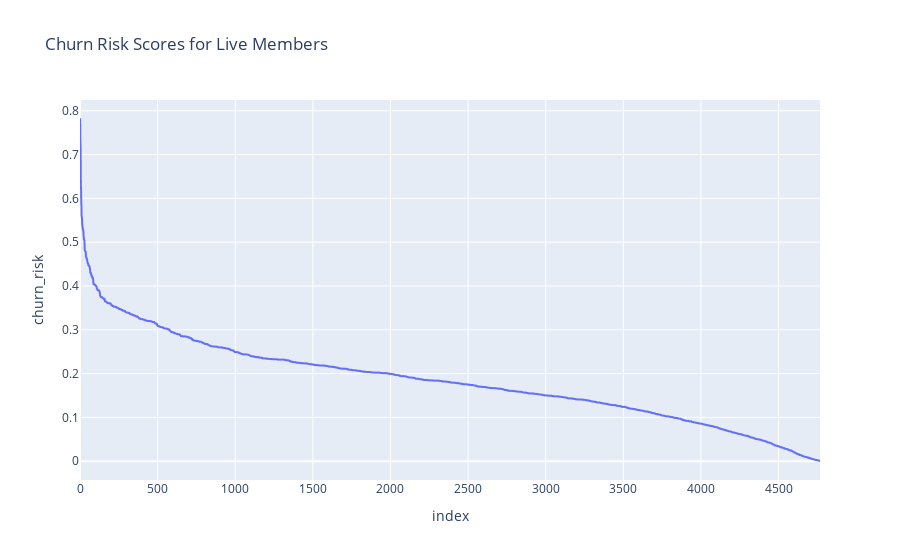

Notebook code for this chart:
### Code cell
### Churn Risk Scores for Live Members, the threshold for reachout is 50%

px.line(members_list_df, x='index', y='churn_risk', title='Churn Risk Scores for Live Members')

### Figure 1 — Plotly figure (JSON) as saved in the notebook; plotly's stock layout.template omitted (floating-point values rounded to 4 significant figures; data arrays with more than 128 entries replaced by an {"elided": "..."} marker saying what was removed)
{"data": [{"hovertemplate": "index=%{x}<br>churn_risk=%{y}<extra></extra>", "legendgroup": "", "line": {"color": "#636efa", "dash": "solid"}, "marker": {"symbol": "circle"}, "mode": "lines", "name": "", "showlegend": false, "type": "scattergl", "x": {"elided": "4768 int values"}, "xaxis": "x", "y": {"elided": "4768 float values"}, "yaxis": "y"}], "layout": {"legend": {"tracegroupgap": 0}, "title": {"text": "Churn Risk Scores for Live Members"}, "xaxis": {"anchor": "y", "domain": [0, 1], "title": {"text": "index"}}, "yaxis": {"anchor": "x", "domain": [0, 1], "title": {"text": "churn_risk"}}}}
